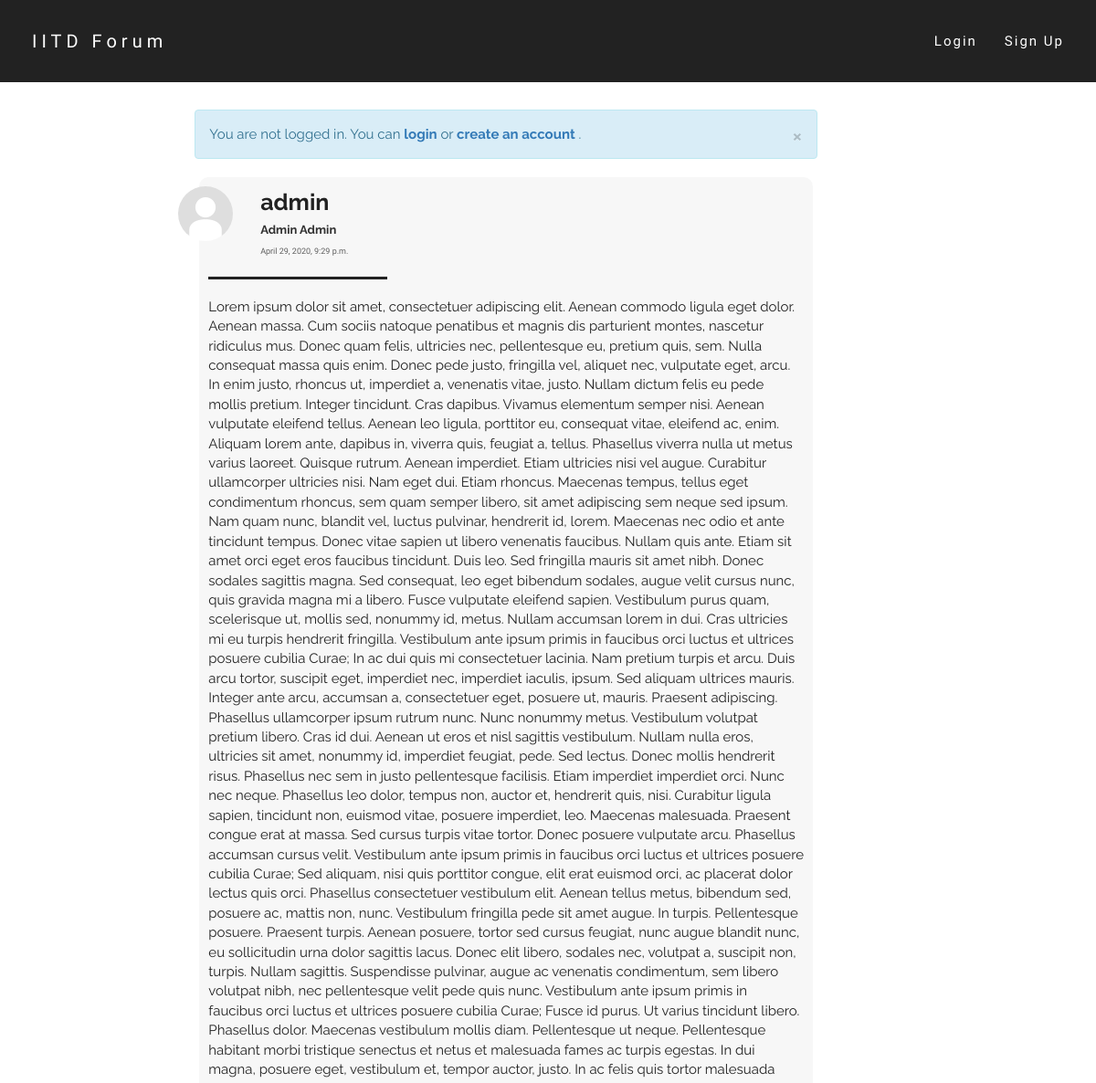
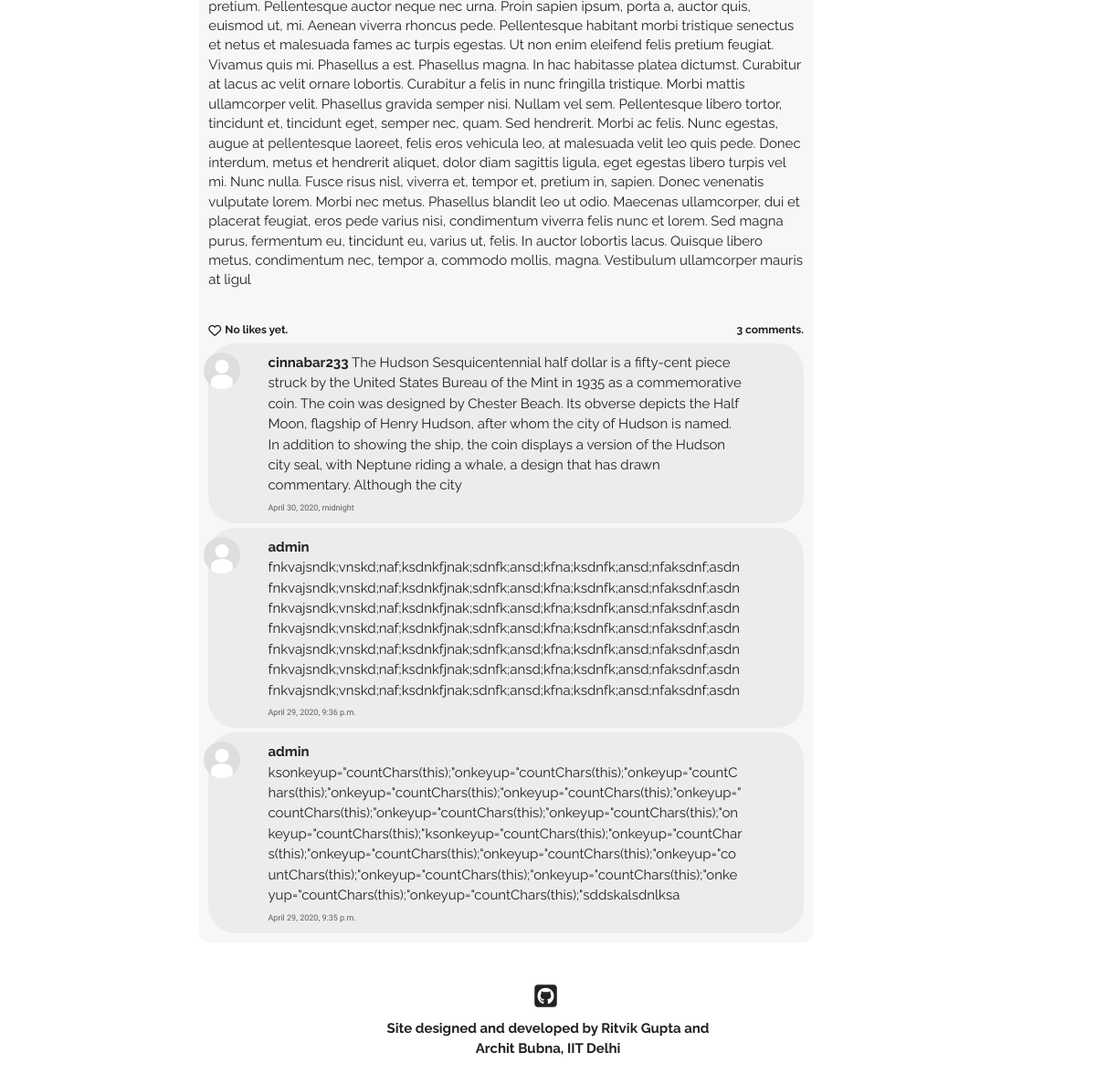
Page /post/6/ on the committed database (2 pictures, top to bottom).
### post/models.py (models this page shows, shortened)
class Post(models.Model):
    text = models.TextField(max_length = 5000)
    author = models.ForeignKey(User, on_delete = models.CASCADE)
    pub_date = models.DateTimeField(default = timezone.now())

class Comment(models.Model):
    parent_post = models.ForeignKey(Post, on_delete = models.CASCADE)
    text = models.CharField(max_length = 500)
    author = models.ForeignKey(User, on_delete = models.CASCADE)
    pub_date = models.DateTimeField(default = timezone.now())

### users/models.py (models this page shows, shortened)
class Profile(models.Model):
    parent_user = models.OneToOneField(User, on_delete=models.CASCADE)
    date_of_birth = models.DateField()
    first_name = models.CharField(max_length=50)
    last_name = models.CharField(max_length=50)
    gender = models.CharField(max_length=100, default="Male")
    dept = models.CharField(max_length=100, default="None")
    hostel = models.CharField(max_length=100, default="None")
    image = models.ImageField(default='default.jpg',upload_to='profile-pics')
    def full_name(self):
        return self.first_name + ' ' + self.last_name

### post/views.py (the view)
# urls.py: path('<int:post_id>/', views.post_view, name='post_view'),
def post_view(request, post_id):
    try:
        post = Post.objects.get(id=post_id)
    except Post.DoesNotExist:
        raise Http404("ERROR 404: Post does not exist")
    comments = post.comment_set.order_by('-pub_date')
    return render(request, 'post/post_view.html', {'post': post, 'comments': comments, 'title':'Post by '+post.author.username})

### post/templates/post/post_view.html (shortened to what this page needs)
{% extends "post/base.html" %}
{% block content %}
<div class="home-post-div">
    <div class="row">
        <div class="col-md-1">
            <img class="img-circle profile-pic" width=60 height=60 src="{{ post.author.profile.image.url }}" alt="default.jpg">
        </div>
        <div class="col-md-10">
            <a href="{% url 'users:profile_view' post.author.username %}" class="post-head">
                <font class="username-font">
                    <b>{{post.author.username}}</b>
                </font>
                <br>
                <font class="name-font">
                    {{post.author.profile.full_name}}
                </font>
            </a>
            <br>
            <font class="date-font">
                {{post.pub_date}}
            </font>
        </div>
        <div class="col-md-1 delete-div">
        </div>
    </div>
    <hr class="hr1" align="left">
    <font class="post-content-font">
        <div class="content-div">
            {{post.text|urlize|linebreaks}}
        </div>
    </font>
    <br>
    <div class="like-wrapper">
        {% if request.user in post.postlike.likers.all %}
            <div class="like-button-wrapper">
                <i class="fa fa-heart liked like-button" aria-hidden="true" id="like{{ post.id }}" data-catid="{{ post.id }}"></i>
            </div>
            <div class="likes-count like-count-font" id="likes-count{{ post.id }}" data-catid="{{post.postlike.likers.count}}">
                    {% if post.postlike.likers.count == 1 %}
                        You liked this post.
                    {% elif post.postlike.likers.count == 2 %}
                        You and one other liked this post.
                    {% else %}
                        You and {{ post.postlike.likers.count|add:"-1" }} others liked this post.
                    {% endif %}
            </div>
        {% else %}
            <div class="like-button-wrapper">
                {% if request.user.is_authenticated %}
                    <i class="fa fa-heart-o likes like-button" aria-hidden="true" id="like{{ post.id }}" data-catid="{{ post.id }}"></i>
                {% else %}
                    <a href="{% url 'login' %}"><i class="fa fa-heart-o likes like-button" aria-hidden="true" id="like{{ post.id }}" data-catid="{{ post.id }}"></i></a>
                {% endif %}
            </div>
            <div class="likes-count like-count-font" id="likes-count{{ post.id }}" data-catid="{{post.postlike.likers.count}}">
                    {% if post.postlike.likers.count == 0 %}
                        No likes yet.
                    {% elif post.postlike.likers.count == 1 %}
                        One person liked this post.
                    {% else %}
                        {{ post.postlike.likers.count }} people liked this post.
                    {% endif %}
            </div>
        {% endif %}
        <div class="comments-count like-count-font">
            {% if post.comment_set.all|length == 0 %}
                No comments yet.
            {% elif post.comment_set.all|length == 1 %}
                1 comment.
            {% else %}
                {{post.comment_set.all|length}} comments.
            {% endif %}
        </div>
    </div>
    {% for comment in post.comment_set.all|dictsortreversed:"pub_date" %}
        <div id="comment-{{comment.id}}-div">
            <div class="comment-div">
                <div class="row">
                    <div class="col-md-1">
                        <img class="img-circle profile-pic" width=40 height=40 src="{{ comment.author.profile.image.url }}" alt="default.jpg">
                    </div>
                    <div class="col-md-10 content-div">
                        <a href="{% url 'users:profile_view' comment.author.username %}" class="post-head">
                        <font class="comment-username-font">
                            <b>{{comment.author.username}}</b>
                            </a>
                              {{comment.text|urlize}}
                        <br>
                        <font class="date-font">
                            {{comment.pub_date}}
                        </font>
                    </div>
                    <div class="col-md-1 comment-delete-div">
                    </div>
                </div>
            </div>
        </div>
        {% endfor %}
</div>
{% endblock %}

### post/static/post/style.css (style rules this page uses)
html, body { width: auto !important; overflow-x: hidden !important; }
body { position:relative; max-width:100%; }
.home-post-div { margin:5px; background-color: #f7f7f7; padding:10px; border-radius: 10px; }
.comment-div { padding:10px; margin-top:5px; border-radius: 30px; background-color: #ececec; }
.content-div { overflow-wrap:break-word; }
.username-font { font-family: 'Raleway',sans-serif; font-size:25px; color:#222; }
.comment-username-font { font-family: 'Raleway',sans-serif; font-size:15px; color:#222; text-decoration:none; }
.name-font { font-family: 'Raleway',sans-serif; font-size:13px; font-weight: 700; color:rgb(49, 49, 49); }
.date-font { font-family: 'Spartan',sans-serif; font-size:9px; font-weight: 500; color:rgb(94, 94, 94); transition:all 0.3s ease; -webkit-transition:all 0.3s ease; -moz-transition:all 0.3s ease; -o-transition:all 0.3s ease; }
.profile-pic { float: right; object-fit: cover; transition:all 0.4s ease; -webkit-transition:all 0.4s ease; -moz-transition:all 0.4s ease; -o-transition:all 0.4s ease; }
.delete-div { padding-top: 5px; }
.post-content-font { font-family: 'Raleway',sans-serif; font-size:15px; color:#222; }
.like-count-font { font-family: 'Raleway',sans-serif; font-size:12px; font-weight: 700; color:#222; }
.like-wrapper { display: flex; }
.likes-count { margin-top: 3px; margin-left: 4px; margin-right: 4px; }
.comments-count { margin-top: 3px; margin-left:auto; margin-right:0; }
.like-button-wrapper { margin-top: 0.5px; }
.likes { color:#222; transition:all 0.4s ease; -webkit-transition:all 0.4s ease; -moz-transition:all 0.4s ease; -o-transition:all 0.4s ease; }
.hr1 { background-color:#222; width:30%; height:3px; }

### rows in the picture
Post: author.profile.image (placeholder picture), author.username "admin", author.profile.full_name "Admin Admin", pub_date "April 29, 2020, 9:29 p.m.", text "Lorem ipsum dolor sit amet, consectetuer adipiscing elit. Aenean commodo ligula eget dolor. Aenean massa. Cum sociis natoque penatibus et magnis dis parturient montes, nascetur ridiculus mus. Donec quam felis, ultricies nec, pellentesque eu, pretium quis, sem. Nulla consequat massa quis enim. Donec pede justo, fringilla vel, aliquet nec, vulputate eget, arcu. In enim justo, rhoncus ut, imperdiet a, venenatis vitae, justo. Nullam dictum felis eu pede mollis pretium. Integer tincidunt. Cras dapibus. Vivamus elementum semper nisi. Aenean vulputate eleifend tellus. Aenean leo ligula, porttitor eu, consequat vitae, eleifend ac, enim. Aliquam lorem ante, dapibus in, viverra quis, feugiat a,…", comment_set.all|length "3"
Comment: author.profile.image (placeholder picture), author.username "cinnabar233", text "The Hudson Sesquicentennial half dollar is a fifty-cent piece struck by the United States Bureau of the Mint in 1935 as a commemorative coin. The coin was designed by Chester Beach. Its obverse depicts the Half Moon, flagship of Henry Hudson, after whom the city of Hudson is named. In addition to showing the ship, the coin displays a version of the Hudson city seal, with Neptune riding a whale, a design that has drawn commentary. Although the city", pub_date "April 30, 2020, midnight"
Comment: author.profile.image (placeholder picture), author.username "admin", text "fnkvajsndk;vnskd;naf;ksdnkfjnak;sdnfk;ansd;kfna;ksdnfk;ansd;nfaksdnf;asdnfnkvajsndk;vnskd;naf;ksdnkfjnak;sdnfk;ansd;kfna;ksdnfk;ansd;nfaksdnf;asdnfnkvajsndk;vnskd;naf;ksdnkfjnak;sdnfk;ansd;kfna;ksdnfk;ansd;nfaksdnf;asdnfnkvajsndk;vnskd;naf;ksdnkfjnak;sdnfk;ansd;kfna;ksdnfk;ansd;nfaksdnf;asdnfnkvajsndk;vnskd;naf;ksdnkfjnak;sdnfk;ansd;kfna;ksdnfk;ansd;nfaksdnf;asdnfnkvajsndk;vnskd;naf;ksdnkfjnak;sdnfk;ansd;kfna;ksdnfk;ansd;nfaksdnf;asdnfnkvajsndk;vnskd;naf;ksdnkfjnak;sdnfk;ansd;kfna;ksdnfk;ansd;nfaksdnf;asdn", pub_date "April 29, 2020, 9:36 p.m."
Comment: author.profile.image (placeholder picture), author.username "admin", text "ksonkeyup=\"countChars(this);\"onkeyup=\"countChars(this);\"onkeyup=\"countChars(this);\"onkeyup=\"countChars(this);\"onkeyup=\"countChars(this);\"onkeyup=\"countChars(this);\"onkeyup=\"countChars(this);\"onkeyup=\"countChars(this);\"onkeyup=\"countChars(this);\"ksonkeyup=\"countChars(this);\"onkeyup=\"countChars(this);\"onkeyup=\"countChars(this);\"onkeyup=\"countChars(this);\"onkeyup=\"countChars(this);\"onkeyup=\"countChars(this);\"onkeyup=\"countChars(this);\"onkeyup=\"countChars(this);\"onkeyup=\"countChars(this);\"sddskalsdnlksa", pub_date "April 29, 2020, 9:35 p.m."
